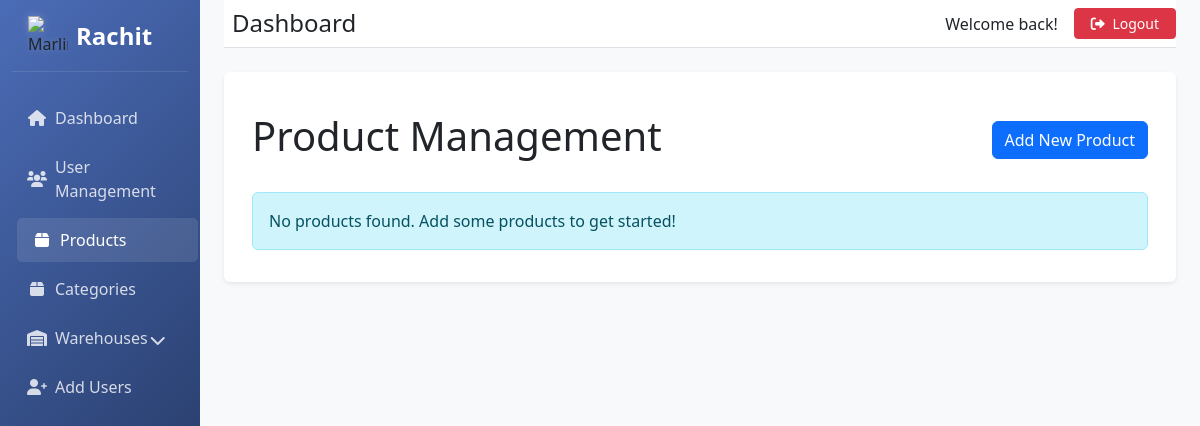
Page /products/ (signed in) on the earlier database version.
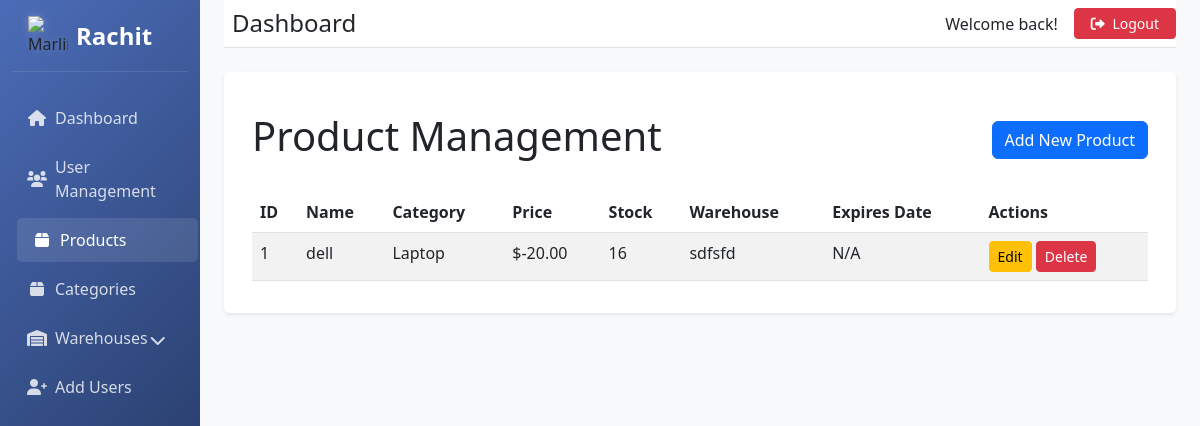
Same page on the later database version.
### Inventory/models.py (models this page shows, shortened)
class Product(models.Model):
    name = models.CharField(max_length=200)
    category = models.ForeignKey(Category, on_delete=models.CASCADE)
    warehouse = models.ForeignKey(Warehouse, on_delete=models.SET_NULL, null=True)
    price = models.DecimalField(max_digits=10, decimal_places=2)
    stock = models.IntegerField(default=0)
    description = models.TextField()
    expires = models.DateTimeField(null=True, blank=True)
    min_stock = models.IntegerField(default=10)
    created_at = models.DateTimeField(auto_now_add=True)
    updated_at = models.DateTimeField(auto_now=True)

class Category(models.Model):
    name = models.CharField(max_length=100)
    description = models.TextField(null=True, blank=True)
    expires = models.BooleanField(default=False, help_text='Whether products in this category expire')
    created_at = models.DateTimeField(auto_now_add=True)
    updated_at = models.DateTimeField(auto_now=True)
    class Meta:
        verbose_name_plural = "Categories"
        ordering = ['name']

### user/models.py (models this page shows, shortened)
class Warehouse(models.Model):
    name = models.CharField(max_length=255)
    location = models.CharField(max_length=255)
    manager = models.OneToOneField('CustomUser', on_delete=models.SET_NULL, null=True, blank=True, related_name='managed_warehouse')
    handles_expiring = models.BooleanField(default=False)

### Inventory/views.py (the view)
# urls.py: path('products/', inventory_views.products, name='products'),
@login_required
def products(request):
    if request.user.role not in ['admin']:
        return HttpResponseForbidden("You are not authorized to view this page")
    products = Product.objects.all()
    return render(request, 'products.html', {'products': products})

### templates/products.html (shortened to what this page needs)
{% extends 'base_dashboard.html' %}
{% block sidebar_menu %}
<ul class="nav flex-column">
    <li class="nav-item">
        <a class="nav-link" href="{% url 'admin_dashboard' %}">
            <i class="fas fa-home me-2"></i> Dashboard
        </a>
    </li>
    <li class="nav-item">
        <a class="nav-link" href="{% url 'user_statistics' %}">
            <i class="fas fa-users me-2"></i> User Management
        </a>
    </li>
    <li class="nav-item">
        <a class="nav-link active" href="{% url 'products' %}">
            <i class="fas fa-box me-2"></i> Products
        </a>
    </li>
    <li class="nav-item">
        <a class="nav-link " href="{% url 'categories' %}">
            <i class="fas fa-box me-2"></i> Categories
        </a>
    </li>
    <li class="nav-item">
        <a class="nav-link" href="#warehouseManagement" data-bs-toggle="collapse" role="button">
            <i class="fas fa-warehouse me-2"></i> Warehouses
            <i class="fas fa-chevron-down float-end mt-1"></i>
        </a>
    </li>
    <li class="nav-item">
        <a class="nav-link" href="{% url 'add_user_page' %}">
            <i class="fas fa-user-plus me-2"></i> Add Users
        </a>
    </li>
</ul>
{% endblock %}
{% block content %}
<div class="container mt-4">
    <div class="d-flex justify-content-between align-items-center mb-4">
        <h1>Product Management</h1>
        <a href="{% url 'add_product' %}" class="btn btn-primary">Add New Product</a>
    </div>
    {% if products %}
    <div class="table-responsive">
        <table class="table table-striped table-hover">
            <thead>
                <tr>
                    <th>ID</th>
                    <th>Name</th>
                    <th>Category</th>
                    <th>Price</th>
                    <th>Stock</th>
                    <th>Warehouse</th>
                    <th>Expires Date</th>
                    <th>Actions</th>
                </tr>
            </thead>
            <tbody>
                {% for product in products %}
                <tr>
                    <td>{{ product.id }}</td>
                    <td>{{ product.name }}</td>
                    <td>{{ product.category.name }}</td>
                    <td>${{ product.price }}</td>
                    <td>{{ product.stock }}</td>
                    <td>{{ product.warehouse.name }}</td>
                    <td>{{ product.expires_date|default:"N/A" }}</td>
                    <td>
                        <a href="{% url 'update_product' product.id %}" class="btn btn-sm btn-warning">Edit</a>
                        <a href="{% url 'delete_product' product.id %}" class="btn btn-sm btn-danger">Delete</a>
                    </td>
                </tr>
                {% endfor %}
            </tbody>
        </table>
    </div>
    {% else %}
    <div class="alert alert-info">No products found. Add some products to get started!</div>
    {% endif %}
</div>
{% endblock %}

Differences in the rows shown:
added Product: id "1", name "dell", category.name "Laptop", price "-20.00", stock "16", warehouse.name "sdfsfd", expires_date "N/A"
Other differences:
text no longer shown: "No products found. Add some products to get started!"
text now shown: "ID Name Category Price Stock Warehouse Expires Date Actions"
